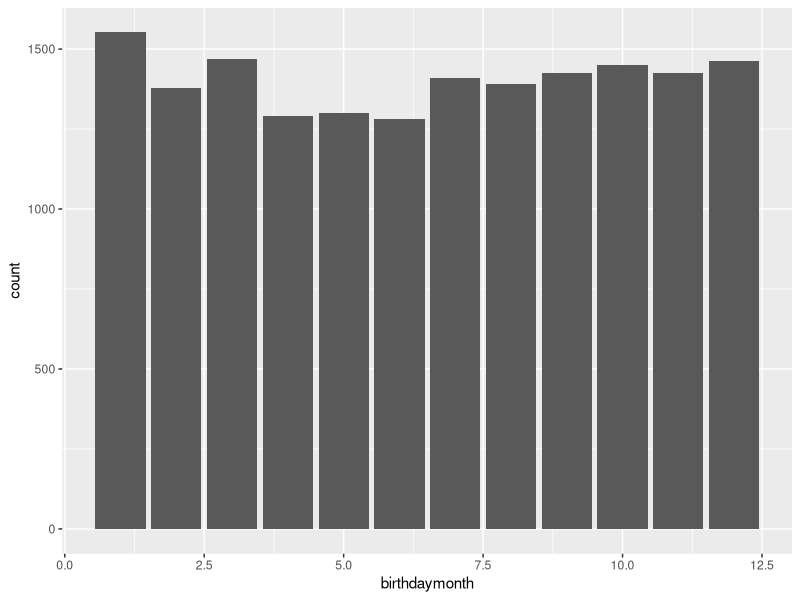
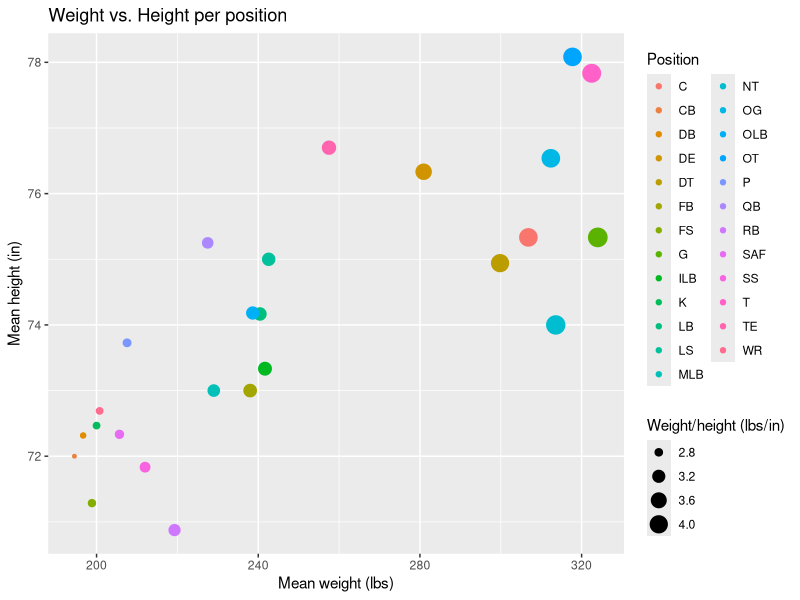
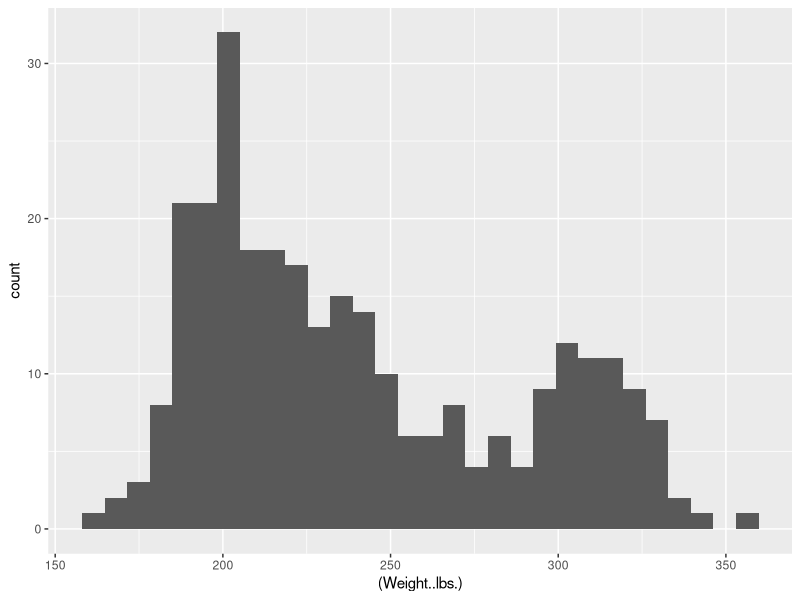

Reproduce these figures in R, in order.
## ---- chunk 1
knitr::opts_chunk$set(echo = TRUE)
## ---- chunk 2
library(tidyverse)
basicstats <- read.csv("CSVnflbasicstats.csv")

dim(basicstats)
names(basicstats)
## ---- chunk 3
basicstats %>%
  filter(College == "Washington") %>%
  summarize(count = n())
## ---- chunk 4
basicstats %>%
  filter(!is.na(College)) %>%
  group_by(College) %>%
  summarize(count = n()) %>%
  arrange(desc(rank(count)))
## ---- chunk 5
library(lubridate)
monthdayyear <- as.Date(basicstats$Birthday, "%m/%d/%Y")
basicstats %>%
  mutate(birthdaymonth = month(as.Date(monthdayyear))) %>%
  filter(!is.na(monthdayyear)) %>%
  group_by(birthdaymonth) %>%
  summarize(count = n()) %>%
  ggplot(aes(x=birthdaymonth, y=count)) +
  geom_col() 

## ---- chunk 6
defense <- basicstats %>%
  filter(Position == c("CB", "DB", "DE", "DL", "DT", "FS", "ILB", "LB", "MLB", "NT", "SAF", "SS")) %>%
  select(Height..inches., Position, Weight..lbs.)

offense <- basicstats %>%
filter(!is.na(Position),
         Position == c("C", "FB", "G", "OG", "OL", "OLB", "OT", "QB", "RB", "WR", "T", "TE")) %>%
  select(Height..inches., Position, Weight..lbs.)

specialteams <- basicstats %>%
  filter(!is.na(Position),
         Position == c("K", "LS", "P")) %>%
  select(Height..inches., Position, Weight..lbs.)

datacombined <- bind_rows(specialteams, offense, defense, .id = "Grouped Teams")
## ---- chunk 7
datacombined %>%
  filter(is.na(Position) == FALSE, !is.na(Weight..lbs.),
         !is.na(Height..inches.)) %>%
  group_by(Position)%>%
  summarize(meanweight = mean(Weight..lbs.),
            meanheight= mean(Height..inches.)) %>%
  ggplot(aes(x=meanweight, y=meanheight, size=(meanweight/meanheight), 
             col=Position)) +
  geom_point() +
  labs(title = "Weight vs. Height per position",
         x = "Mean weight (lbs)", y = "Mean height (in)",
       size = "Weight/height (lbs/in)",
       color = "Position")
## ---- chunk 8
datacombined %>%
  filter(is.na(Position) == FALSE, !is.na(Weight..lbs.)) %>%
  group_by(Position)%>%
  ggplot(aes(x=(Weight..lbs.))) + 
  geom_histogram(position = "dodge")
